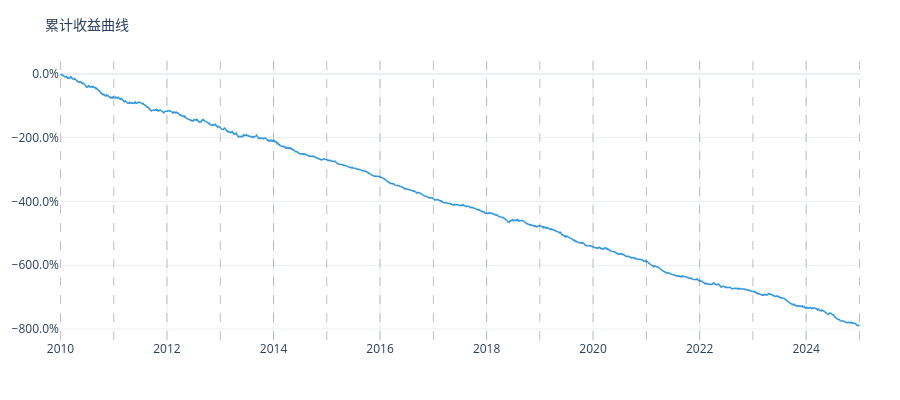

This figure's notebook cell:
### Code cell
# 累计收益曲线
plot_cumulative_returns(wb.daily_return, cols=["total"])

### Figure 1 — Plotly figure (JSON) as saved in the notebook; plotly's stock layout.template omitted (floating-point values rounded to 4 significant figures; data arrays with more than 128 entries replaced by an {"elided": "..."} marker saying what was removed)
{"data": [{"line": {"color": "#3498db", "width": 1.5}, "mode": "lines", "name": "total", "type": "scatter", "x": {"elided": "5480 str values"}, "y": {"elided": "5480 float values"}}], "layout": {"height": 400, "legend": {"orientation": "h", "x": 1, "xanchor": "right", "y": 1.02, "yanchor": "bottom"}, "margin": {"b": 60, "l": 60, "r": 40, "t": 60}, "shapes": [{"line": {"color": "rgba(100,100,100,0.4)", "dash": "dash", "width": 1}, "type": "line", "x0": "2010-01-01", "x1": "2010-01-01", "xref": "x", "y0": 0, "y1": 1, "yref": "y domain"}, {"line": {"color": "rgba(100,100,100,0.4)", "dash": "dash", "width": 1}, "type": "line", "x0": "2011-01-01", "x1": "2011-01-01", "xref": "x", "y0": 0, "y1": 1, "yref": "y domain"}, {"line": {"color": "rgba(100,100,100,0.4)", "dash": "dash", "width": 1}, "type": "line", "x0": "2012-01-01", "x1": "2012-01-01", "xref": "x", "y0": 0, "y1": 1, "yref": "y domain"}, {"line": {"color": "rgba(100,100,100,0.4)", "dash": "dash", "width": 1}, "type": "line", "x0": "2013-01-01", "x1": "2013-01-01", "xref": "x", "y0": 0, "y1": 1, "yref": "y domain"}, {"line": {"color": "rgba(100,100,100,0.4)", "dash": "dash", "width": 1}, "type": "line", "x0": "2014-01-01", "x1": "2014-01-01", "xref": "x", "y0": 0, "y1": 1, "yref": "y domain"}, {"line": {"color": "rgba(100,100,100,0.4)", "dash": "dash", "width": 1}, "type": "line", "x0": "2015-01-01", "x1": "2015-01-01", "xref": "x", "y0": 0, "y1": 1, "yref": "y domain"}, {"line": {"color": "rgba(100,100,100,0.4)", "dash": "dash", "width": 1}, "type": "line", "x0": "2016-01-01", "x1": "2016-01-01", "xref": "x", "y0": 0, "y1": 1, "yref": "y domain"}, {"line": {"color": "rgba(100,100,100,0.4)", "dash": "dash", "width": 1}, "type": "line", "x0": "2017-01-01", "x1": "2017-01-01", "xref": "x", "y0": 0, "y1": 1, "yref": "y domain"}, {"line": {"color": "rgba(100,100,100,0.4)", "dash": "dash", "width": 1}, "type": "line", "x0": "2018-01-01", "x1": "2018-01-01", "xref": "x", "y0": 0, "y1": 1, "yref": "y domain"}, {"line": {"color": "rgba(100,100,100,0.4)", "dash": "dash", "width": 1}, "type": "line", "x0": "2019-01-01", "x1": "2019-01-01", "xref": "x", "y0": 0, "y1": 1, "yref": "y domain"}, {"line": {"color": "rgba(100,100,100,0.4)", "dash": "dash", "width": 1}, "type": "line", "x0": "2020-01-01", "x1": "2020-01-01", "xref": "x", "y0": 0, "y1": 1, "yref": "y domain"}, {"line": {"color": "rgba(100,100,100,0.4)", "dash": "dash", "width": 1}, "type": "line", "x0": "2021-01-01", "x1": "2021-01-01", "xref": "x", "y0": 0, "y1": 1, "yref": "y domain"}, {"line": {"color": "rgba(100,100,100,0.4)", "dash": "dash", "width": 1}, "type": "line", "x0": "2022-01-01", "x1": "2022-01-01", "xref": "x", "y0": 0, "y1": 1, "yref": "y domain"}, {"line": {"color": "rgba(100,100,100,0.4)", "dash": "dash", "width": 1}, "type": "line", "x0": "2023-01-01", "x1": "2023-01-01", "xref": "x", "y0": 0, "y1": 1, "yref": "y domain"}, {"line": {"color": "rgba(100,100,100,0.4)", "dash": "dash", "width": 1}, "type": "line", "x0": "2024-01-01", "x1": "2024-01-01", "xref": "x", "y0": 0, "y1": 1, "yref": "y domain"}, {"line": {"color": "rgba(100,100,100,0.4)", "dash": "dash", "width": 1}, "type": "line", "x0": "2025-01-01", "x1": "2025-01-01", "xref": "x", "y0": 0, "y1": 1, "yref": "y domain"}], "title": {"font": {"size": 14}, "text": "累计收益曲线"}, "yaxis": {"tickformat": ".1%"}}}
